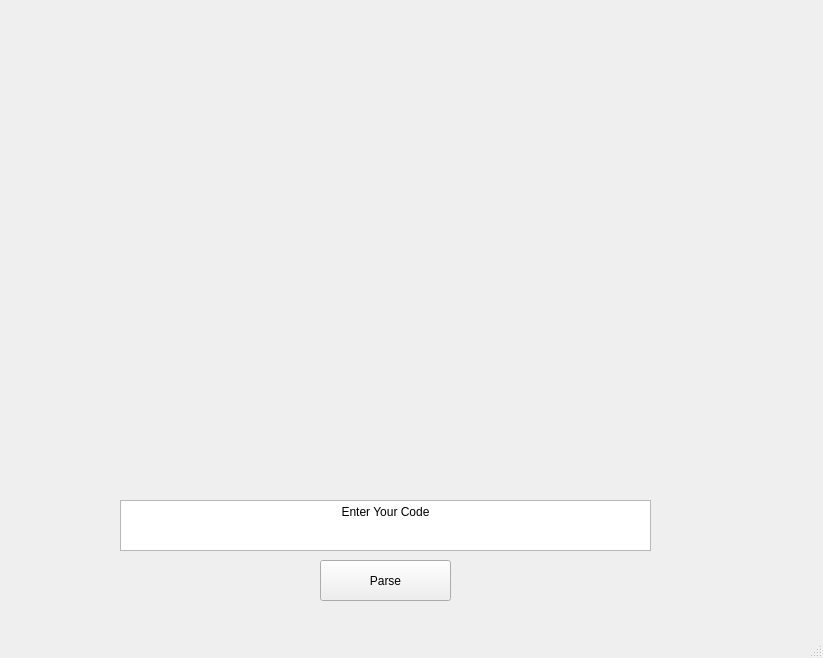
<?xml version="1.0" encoding="UTF-8"?>
<ui version="4.0">
 <class>MainWindow</class>
 <widget class="QMainWindow" name="MainWindow">
  <property name="geometry">
   <rect>
    <x>0</x>
    <y>0</y>
    <width>823</width>
    <height>658</height>
   </rect>
  </property>
  <property name="windowTitle">
   <string>MainWindow</string>
  </property>
  <widget class="QWidget" name="centralwidget">
   <widget class="QTextEdit" name="textEdit">
    <property name="geometry">
     <rect>
      <x>120</x>
      <y>500</y>
      <width>531</width>
      <height>51</height>
     </rect>
    </property>
    <property name="html">
     <string>&lt;!DOCTYPE HTML PUBLIC &quot;-//W3C//DTD HTML 4.0//EN&quot; &quot;http://www.w3.org/TR/REC-html40/strict.dtd&quot;&gt;
&lt;html&gt;&lt;head&gt;&lt;meta name=&quot;qrichtext&quot; content=&quot;1&quot; /&gt;&lt;meta charset=&quot;utf-8&quot; /&gt;&lt;style type=&quot;text/css&quot;&gt;
p, li { white-space: pre-wrap; }
&lt;/style&gt;&lt;/head&gt;&lt;body style=&quot; font-family:'Segoe UI'; font-size:9pt; font-weight:400; font-style:normal;&quot;&gt;
&lt;p align=&quot;center&quot; style=&quot; margin-top:0px; margin-bottom:0px; margin-left:0px; margin-right:0px; -qt-block-indent:0; text-indent:0px;&quot;&gt;Enter Your Code&lt;/p&gt;&lt;/body&gt;&lt;/html&gt;</string>
    </property>
   </widget>
   <widget class="QPushButton" name="pushButton">
    <property name="geometry">
     <rect>
      <x>320</x>
      <y>560</y>
      <width>131</width>
      <height>41</height>
     </rect>
    </property>
    <property name="text">
     <string>Parse</string>
    </property>
   </widget>
  </widget>
  <widget class="QMenuBar" name="menubar">
   <property name="geometry">
    <rect>
     <x>0</x>
     <y>0</y>
     <width>823</width>
     <height>26</height>
    </rect>
   </property>
  </widget>
  <widget class="QStatusBar" name="statusbar"/>
 </widget>
 <resources/>
 <connections/>
</ui>
